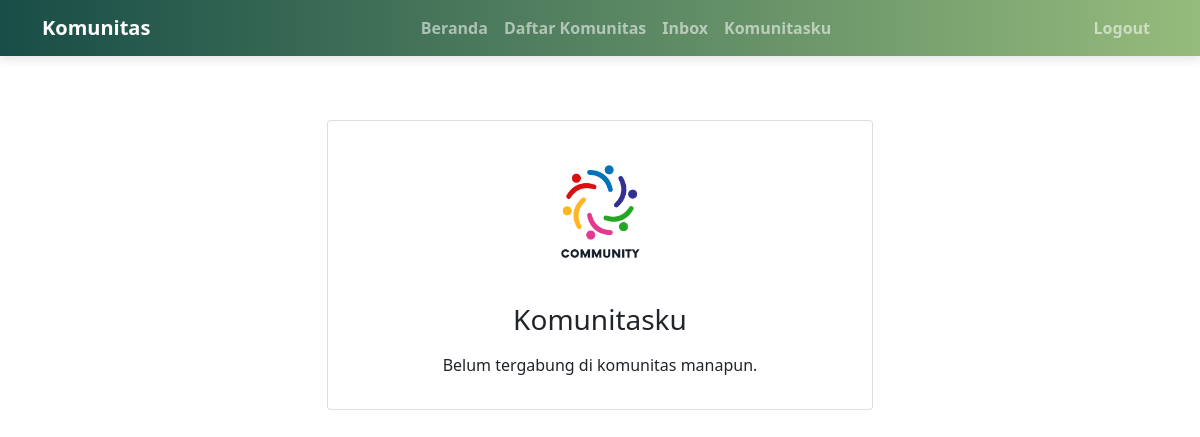
Page /komunitasku.php (signed in) on the earlier database version.
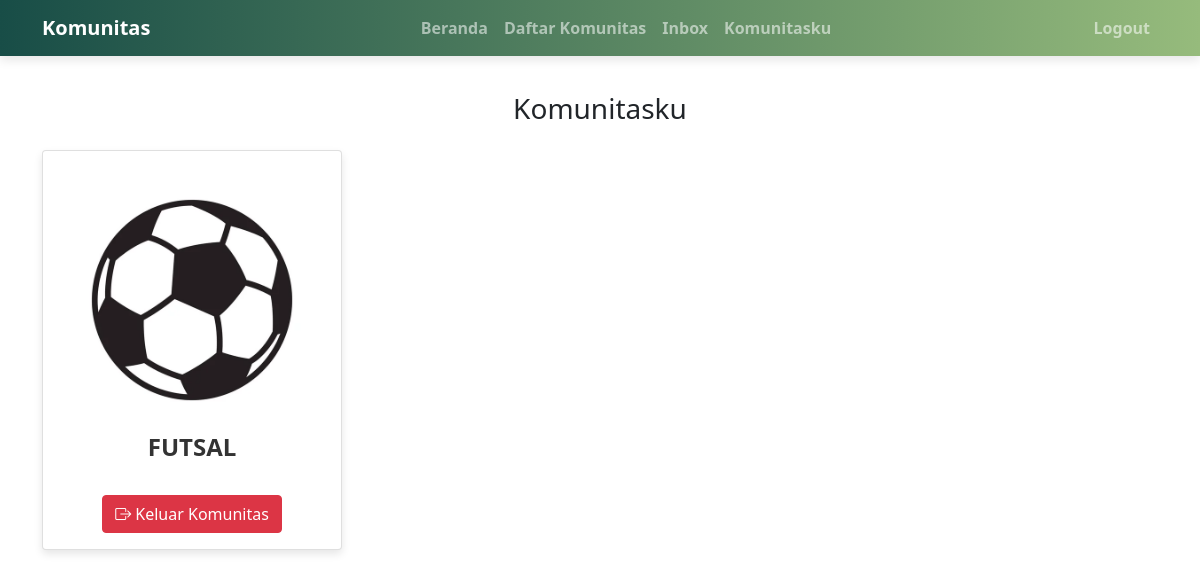
Same page on the later database version.
### tables this page shows
CREATE TABLE `permintaan` (
  `id_permintaan` varchar(5) NOT NULL,
  `id_user` varchar(5) NOT NULL,
  `id_ukm` varchar(5) NOT NULL,
  `nama_user` varchar(50) NOT NULL,
  `nim` int(15) NOT NULL,
  `alasan_bergabung` text NOT NULL,
  `foto_ektm` text NOT NULL,
  `tgl_permintaan` date NOT NULL,
  `status` varchar(15) NOT NULL DEFAULT 'menunggu',
  `keterangan` text NOT NULL,
  `tgl_validasi` date NOT NULL
);

CREATE TABLE `ukm` (
  `id_ukm` varchar(5) NOT NULL,
  `id_user` varchar(5) NOT NULL,
  `logo` text NOT NULL,
  `nama_ukm` varchar(50) NOT NULL,
  `deskripsi` text NOT NULL,
  `sosialmedia` varchar(100) NOT NULL,
  `status` varchar(15) NOT NULL DEFAULT 'non-aktif',
  `jumlah_anggota` int(10) NOT NULL DEFAULT 20
);

### komunitasku.php (the view, shortened to what this page needs)
<?php
include 'koneksi.php';
$id_user = $_SESSION['id_user'];
$sqlTampil = mysqli_query($koneksi, "SELECT p.*, u.nama_ukm, u.logo FROM permintaan p INNER JOIN ukm u ON p.id_ukm = u.id_ukm WHERE p.id_user = '$id_user' and p.status = 'di terima'");
if(mysqli_num_rows($sqlTampil) > 0) {
?>
<!DOCTYPE html>
<html lang="en">
<head>
    <link href="https://cdn.jsdelivr.net/npm/bootstrap@5.0.2/dist/css/bootstrap.min.css" rel="stylesheet">
</head>
<body>
<?php include 'navbaruser.php' ?>
<br><br><br>
<div class="container">
    <h3 class="text-center mb-4">Komunitasku</h3>
    <div class="row">
        <?php while ($dataTampil = mysqli_fetch_array($sqlTampil)) { ?>
            <div class="col-md-4">
                <div class="card">
                    <div class="card-body">
                    <img src="file_komunitas/<?php echo $dataTampil['logo']; ?>" class="img-fluid" alt="logo">
                        <h5 class="ukm-name"><?php echo $dataTampil['nama_ukm']; ?></h5>
                        <br>
                        <a href="keluarkomunitas.php?id=<?php echo $dataTampil['id_permintaan']; ?>" class="btn btn-danger bi bi-box-arrow-right"> Keluar Komunitas</a>
                        <br>
                    </div>
                </div>
            </div>
        <?php } ?>
    </div>
</div>
</body>
</html>
<?php
} else {
?>
<?php include 'navbaruser.php'; ?>
<div class="container mt-5">
    <div class="row justify-content-center">
        <div class="col-md-6">
            <div class="card">
                <div class="card-body text-center">
                    <img src="img/comunity.png" alt="Logo Comunity" width="150px">
                    <h3 class="mt-3">Komunitasku</h3>
                    <p class="mt-3">Belum tergabung di komunitas manapun.</p>
                </div>
            </div>
        </div>
    </div>
</div>
<?php
}
?>

Differences in the rows shown:
now on this page (row edited): permintaan: id_ukm.logo (picture), id_ukm.nama_ukm "FUTSAL"
Other differences:
text no longer shown: "Belum tergabung di komunitas manapun."
